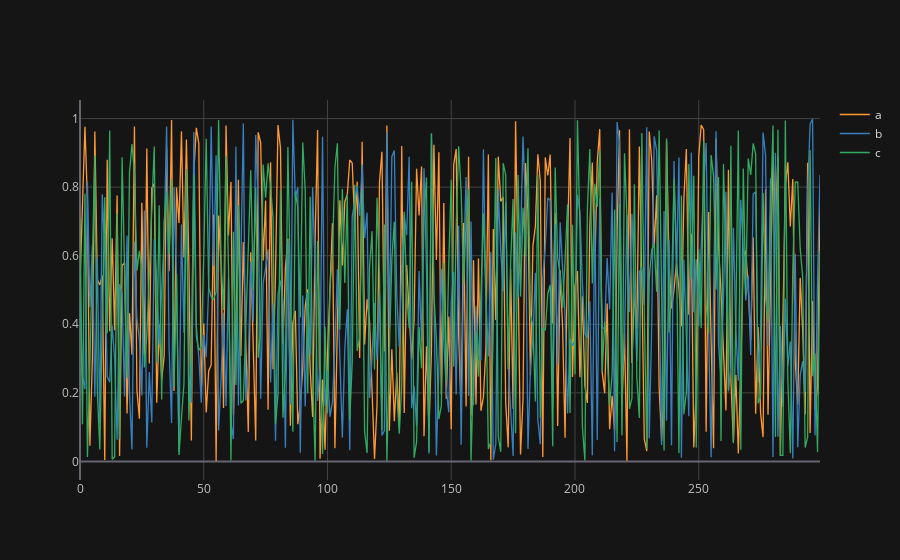

The notebook cell this image was saved under:
### Code cell
df1.iplot()

### Figure 1 — Plotly figure (JSON) as saved in the notebook; plotly's stock layout.template omitted (floating-point values rounded to 4 significant figures; data arrays with more than 128 entries replaced by an {"elided": "..."} marker saying what was removed)
{"data": [{"line": {"color": "rgba(255, 153, 51, 1.0)", "dash": "solid", "shape": "linear", "width": 1.3}, "mode": "lines", "name": "a", "text": "", "type": "scatter", "x": {"elided": "300 int values"}, "y": {"elided": "300 float values"}}, {"line": {"color": "rgba(55, 128, 191, 1.0)", "dash": "solid", "shape": "linear", "width": 1.3}, "mode": "lines", "name": "b", "text": "", "type": "scatter", "x": {"elided": "300 int values"}, "y": {"elided": "300 float values"}}, {"line": {"color": "rgba(50, 171, 96, 1.0)", "dash": "solid", "shape": "linear", "width": 1.3}, "mode": "lines", "name": "c", "text": "", "type": "scatter", "x": {"elided": "300 int values"}, "y": {"elided": "300 float values"}}], "layout": {"legend": {"bgcolor": "#151516", "font": {"color": "#D9D9D9"}}, "paper_bgcolor": "#151516", "plot_bgcolor": "#151516", "title": {"font": {"color": "#D9D9D9"}}, "xaxis": {"gridcolor": "#434343", "showgrid": true, "tickfont": {"color": "#C2C2C2"}, "title": {"font": {"color": "#D9D9D9"}, "text": ""}, "zerolinecolor": "#666570"}, "yaxis": {"gridcolor": "#434343", "showgrid": true, "tickfont": {"color": "#C2C2C2"}, "title": {"font": {"color": "#D9D9D9"}, "text": ""}, "zerolinecolor": "#666570"}}}
